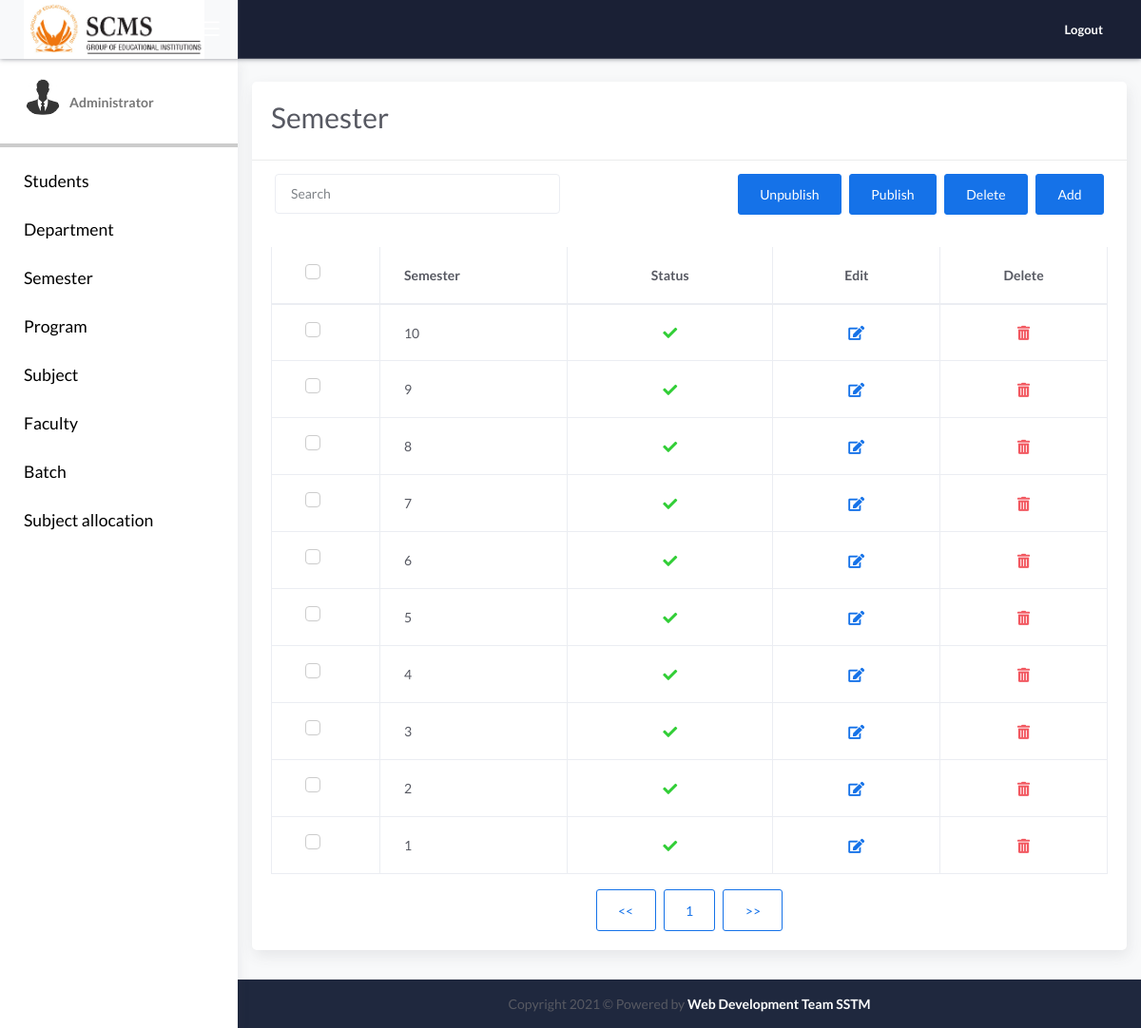
The page /admin/semester/index.php on the database its author committed.
### tables this page shows
CREATE TABLE IF NOT EXISTS `tbl_semester` (
  `ID` int(50) NOT NULL AUTO_INCREMENT,
  `sName` varchar(200) NOT NULL,
  `iStatus` int(10) NOT NULL,
  PRIMARY KEY (`ID`)
);

### admin/semester/index.php (the view, shortened to what this page needs)
<?php
include("../../class/cls_semester.php");
  $resultPerPage=10;
  if(!isset($_GET['page']))
  	{
		$page=1;
	}
?>
<!DOCTYPE html>
<html lang="en">
<head>
	<link rel="stylesheet" href="../../css/bootstrap.min.css">
	<link rel="stylesheet" href="../../css/atlantis.min.css">
	<link rel="stylesheet" href="../css/demo.css">
</head>
<body>
	<div class="wrapper">
	<div class="main-header">
			<div class="logo-header bg-light" >
				<a href="https://www.scmsgroup.org/" class="logo">
					<img width="190"  src="../../img/scms.png" alt="navbar brand" class="navbar-brand">
				</a>
				<div class="nav-toggle">
					<button class="btn btn-toggle toggle-sidebar">
						<i class="icon-menu"></i>
					</button>
				</div>
			</div>
	<?php
	include("../../include\menu.php");
	?>
		<div  class="main-panel ">
			<div style="" class="content bg-light">
			<div class="col-md-12">
			<div class="card mt-4 bg-white">
								<div class="card-header">
								<form method='post' name="form1" action=''>
							<div class="card-title">
                                <h3 style="font-size: 30px; display: inline-block;">Semester</h3>
                            </div>
								</div>
								<div style="margin: 0px;" class="card-sub bg-white">
									<input  type="button" value="Add" onClick="window.location='new.php';" class="btn btn-primary float-right ml-2">
									<input type="button" value="Delete" data-toggle="modal" title="" data-target="#deleteModal" data-original-title="Delete"class="btn btn-primary float-right ml-2">
									<input type="submit" value="Publish" name="publish"  class="btn btn-primary float-right ml-2">
									<input type="submit" value="Unpublish" name="unpublish"  class="btn btn-primary float-right ml-2">
									<input id="searchId" style="width:300px !important;" type="search" onkeyup="searchFunction()" class="form-control ml-auto float-left" placeholder="Search" aria-label="Search" aria-describedby="search-addon"/>
								</div>
								<div class="card-body">
									<div class="table-responsive">
										<table id="basic-datatables" class="display table table-bordered">
											<thead>
												<tr>
													<th>
														<div class="form-check">
															<label class="form-check-label">
																<span class="form-check-sign"></span>
															</label>
														</div>
													</th>
													<th>Semester</th>
													<th class="text-center">Status</th>
													<th class="text-center">Edit</th>
													<th class="text-center">Delete</th>
												</tr>
											</thead>
											<tbody>
					<?php
						$pageNo=($page-1)*$resultPerPage;
						$sql1="SELECT * from tbl_semester order by ID desc limit $pageNo,$resultPerPage";
						$s1=mysqli_query($con,$sql1);
						while($row=mysqli_fetch_array($s1))
							{
								?>
												<tr>
													<th style="width:1%" scope="row">
														<div class="form-check">
															<label class="form-check-label">
																<span class="form-check-sign"></span>
															</label>
														</div>
													</th>
													<td><?php echo $row['sName'];?></td>
													<td class="text-center"><?php if($row['iStatus']==1) echo "<button class='btn btn-link btn-success btn-lg' style='cursor:context-menu;'><i class='fa fa-check fa-green'></i></button>"; else echo "<button class='btn btn-link btn-danger btn-lg' style='cursor:context-menu;'><i class='fa fa-times'></i></button";?></td>
													<td class="text-center" style="width:20%" ><a href="update.php?uid=<?php echo $row['ID'];?>">
                                                    <button type="button" data-toggle="tooltip" title="" class="btn btn-link btn-primary btn-lg" data-original-title="Edit">
																<i class="fa fa-edit"></i>
															</button></i></a>
                                                    </td>
                                                    <td class="text-center" style="width:20%">
														<button type="button" data-toggle="modal" title="" data-target="#exampleModal<?php echo $row['ID'];?>" class="btn btn-link btn-danger btn-lg" data-original-title="Delete">
																<i class="fa fa-trash-alt"></i>
															</button></i>
													</td>
												</tr>
						<?php
						}
						?>
											</tbody>
										</table>
										<div class="d-flex justify-content-center">
										<a href="index.php?page=<?php echo ($page-1) ?>"><input type="button" class="btn btn-primary btn-border" value="<<"> </a>
										<button class="btn btn-primary btn-border mr-2 ml-2"><?php echo ($page) ?></button>
										<a href="index.php?page=<?php echo ($page+1) ?>"><input type="button" class="btn btn-primary btn-border" value=">>"> </a>
										</div>
									</div>
								</div>
							</div>
						</div>
			</div>
		 <footer class="footer bg-dark2">
					<div class="copyright ml-auto text-center">
						 Copyright  2021 &copy; Powered by <span  style= " font-weight: bolder;  color: rgb(255, 255, 255);" class="avatar-img  rounded-circle">Web Development Team SSTM</span>
					</div>
			</footer>
		</div>
	</div>
</body>
</html>

### rows shown on the page
tbl_semester: sName "10", iStatus 1 (drawn)
tbl_semester: sName "9", iStatus 1 (drawn)
tbl_semester: sName "8", iStatus 1 (drawn)
tbl_semester: sName "7", iStatus 1 (drawn)
tbl_semester: sName "6", iStatus 1 (drawn)
tbl_semester: sName "5", iStatus 1 (drawn)
tbl_semester: sName "4", iStatus 1 (drawn)
tbl_semester: sName "3", iStatus 1 (drawn)
tbl_semester: sName "2", iStatus 1 (drawn)
tbl_semester: sName "1", iStatus 1 (drawn)

### other values the page prints
$page "1"
